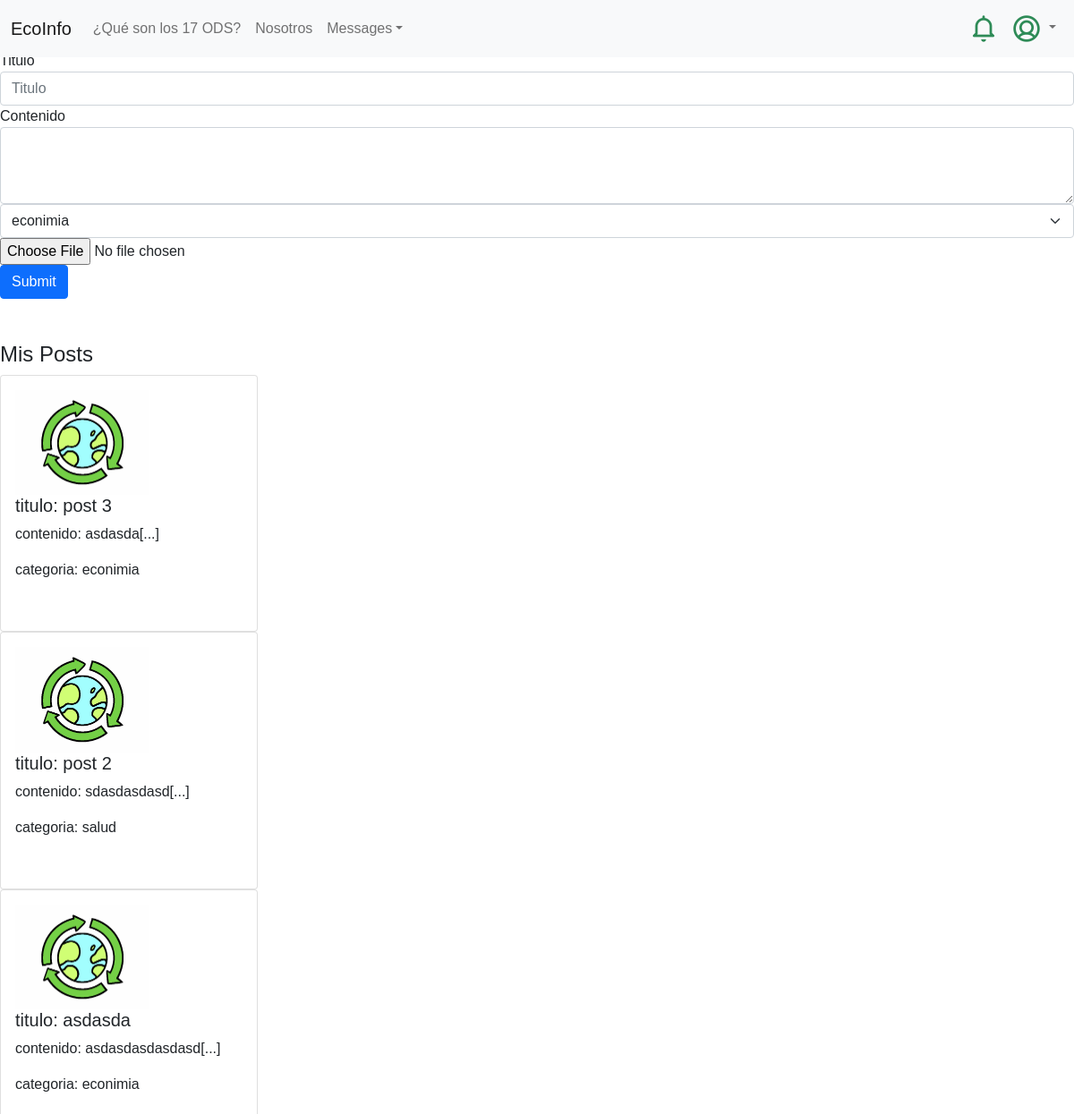
Before: /perfil_usuario/ (signed in, upper part) with the older database file.
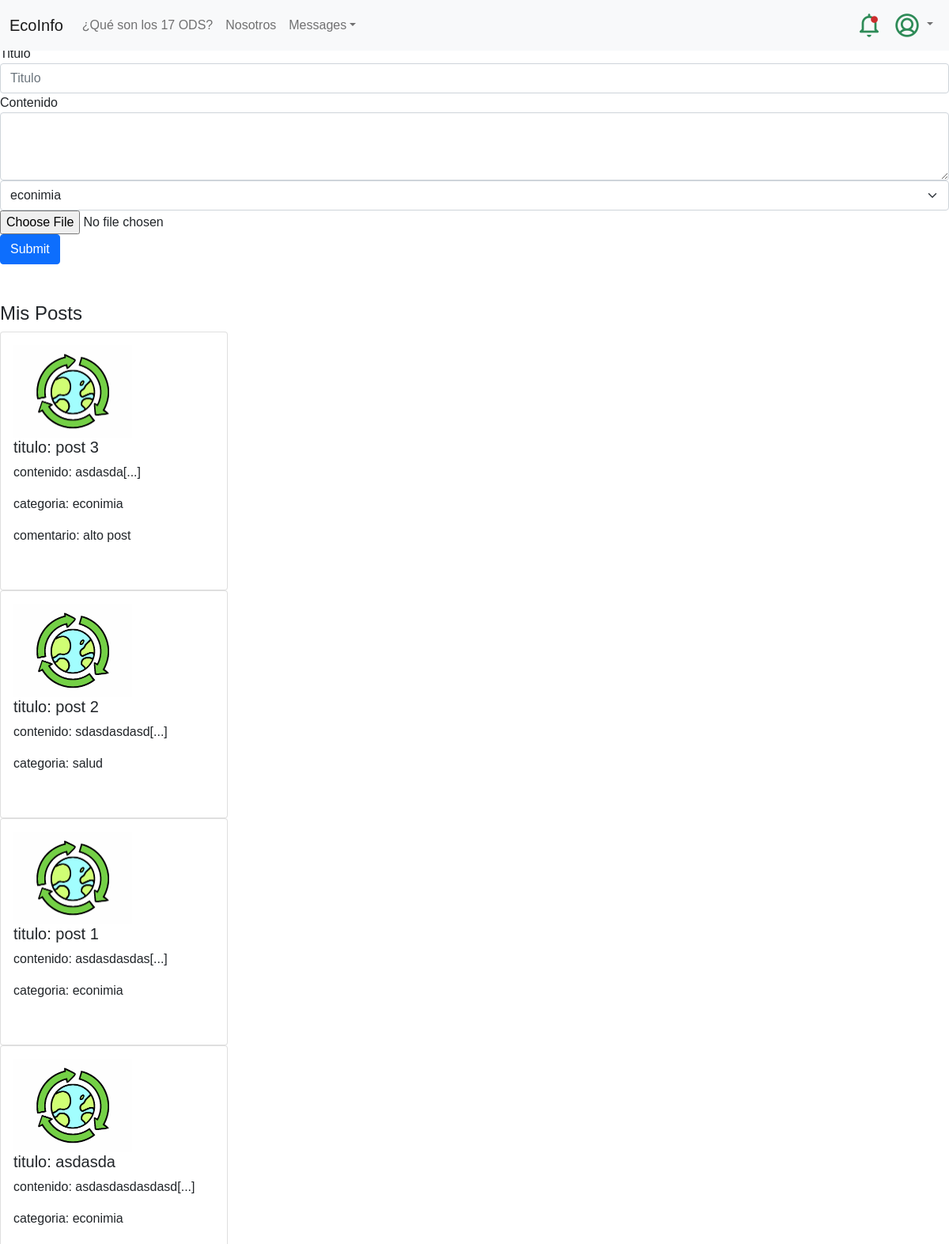
After: the same page with the newer database file.
### feed/models.py (models this page shows, shortened)
class post(models.Model):
    posteador = models.ForeignKey(User, on_delete=models.CASCADE, null=True)
    titulo = models.CharField(max_length=100)
    contenido = models.TextField()
    pre_contenido = models.TextField()
    categoria = models.ForeignKey(categoria, on_delete=models.CASCADE,  default=1, null=False)
    creado_en = models.DateTimeField(auto_now_add=True)
    actualizado_en = models.DateTimeField(auto_now=True)
    me_gusta = models.IntegerField(default=0)
    no_megusta = models.IntegerField(default=0)
    imagen = models.FileField(upload_to='imagenes_posts', default='post_default.jpg')
    visitas = models.IntegerField(default=0)

class categoria(models.Model):
    name = models.CharField(max_length=50)
    imagen = models.ImageField(upload_to='categoria',default='categoria_default.png')
    def __str__(self):
        return self.name

class comentario(models.Model):
    post = models.ForeignKey(post, on_delete=models.CASCADE)
    comentador = models.ForeignKey(User, on_delete=models.CASCADE, null=True)
    contenido = models.TextField()
    creado_en = models.DateTimeField(auto_now_add=True)
    actualizado_en = models.DateTimeField(auto_now=True)

### feed/views.py (the view)
# urls.py: path('perfil_usuario/',views.perfil_usuario, name='perfil_usuario'),
@login_required
def perfil_usuario(request):
    notif_user = notificaciones.objects.filter(post__posteador_id=request.user.id ).exclude(usuario_id = request.user.id).order_by('creado_en').reverse()[:10]
    posteos = post.objects.filter(posteador_id=request.user.id)
    comentarios = comentario.objects.filter().exclude(comentador_id=request.user.id).order_by('creado_en').reverse()
    categorias = categoria.objects.all()
    contexto = {'posteos':posteos, 'comentarios':comentarios, 'categorias':categorias, 'notif_user':notif_user}
    return render(request,"perfil_usuario.html",contexto)

### feed/templates/perfil_usuario.html (shortened to what this page needs)
{% extends "base.html" %}
{% block content %}
    <h1>este es el perfil de usuario</h1>
    <form action="{% url 'agregar_post' %} " method="POST"  enctype="multipart/form-data"> {% csrf_token %}
        <div class="form-group">
            <label for="titulo">Titulo</label>
            <input type="text" class="form-control" id="txttitulo" name="txttitulo" placeholder="Titulo">
        </div>
        <div class="form-group">
            <label for="contenido">Contenido</label>
            <textarea class="form-control" id="txtcontenido" name="txtcontenido" rows="3"></textarea>
        </div>
        <div class="form-group">
            <select class="form-gourp form-select" name="txtcategoria" id="txtcategoria" required>
                {% for categoria in categorias %}
                    <option value="{{categoria.id}}" >{{categoria.name}}</option>
                {% endfor %}
              </select>
        </div>
        <div >
            <input type="file" id="txtimagen"  name="txtimagen">
        </div>
        <button type="submit" class="btn btn-primary">Submit</button>
    </form>
     <br>
     <br>
     <h4>Mis Posts</h4>
     {% for post in posteos %}
     <div class="card" style="width: 18rem;">
         <div class="card-body">
            <img src="{{post.imagen.url}}" alt="{{post.tipo_17_ODS}}" style="width:150px;">
             <h5 class="card-title">titulo: {{ post.titulo }}</h5>
             <p class="card-text">contenido: {{ post.pre_contenido }}</p>
             <p class="card-text">  categoria: {{post.categoria}} </p>
             {% for comentario in comentarios %}
             {% if comentario.post_id == post.id %}
                 <p class="card-text">comentario: {{ comentario.contenido }}</p>
             {% endif %}
             {% endfor %}
             <br>
         </div>
     </div>
 {% endfor %}
{% endblock %}

Changed rows visible on the page:
changed post "post 3": gains comentario (contenido "alto post")
now on this page (row edited): post: imagen (placeholder picture), titulo "post 1", pre_contenido "asdasdasdas[...]", categoria "econimia"
